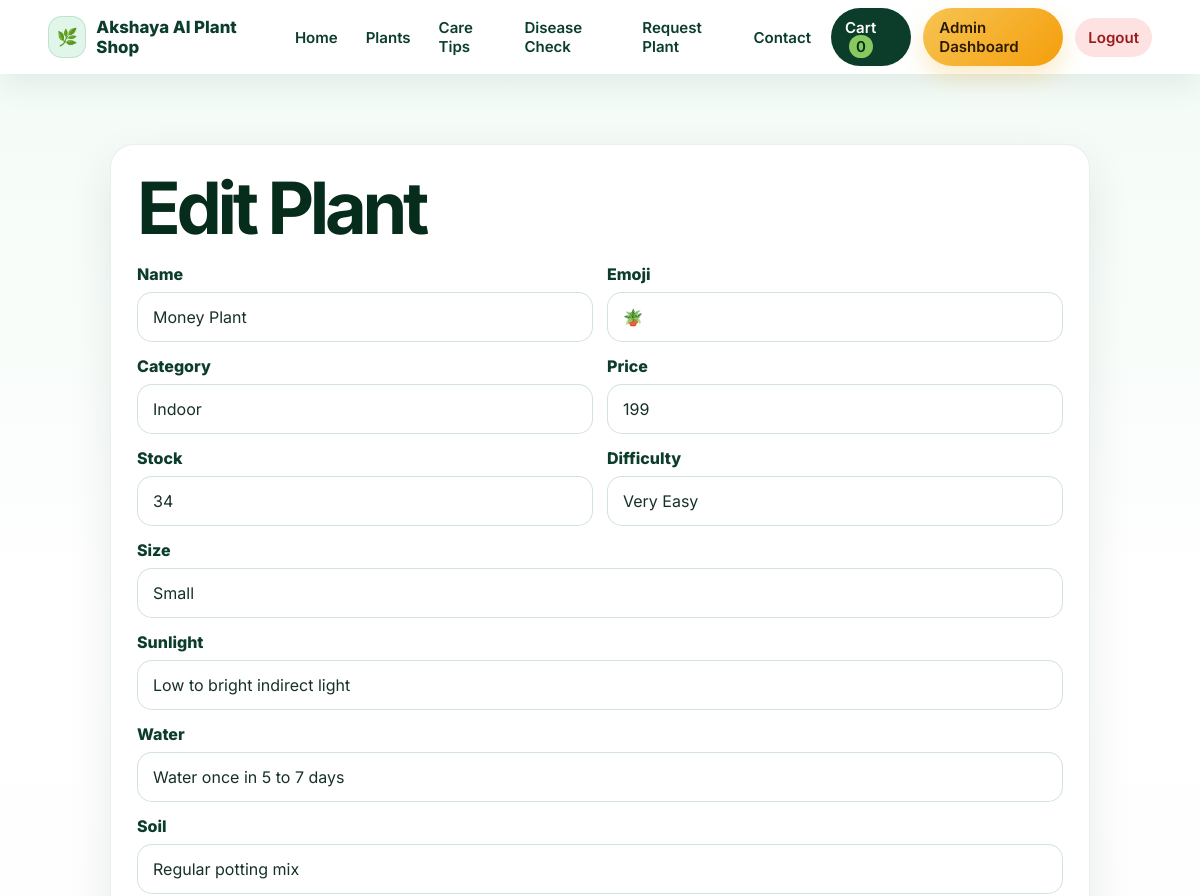
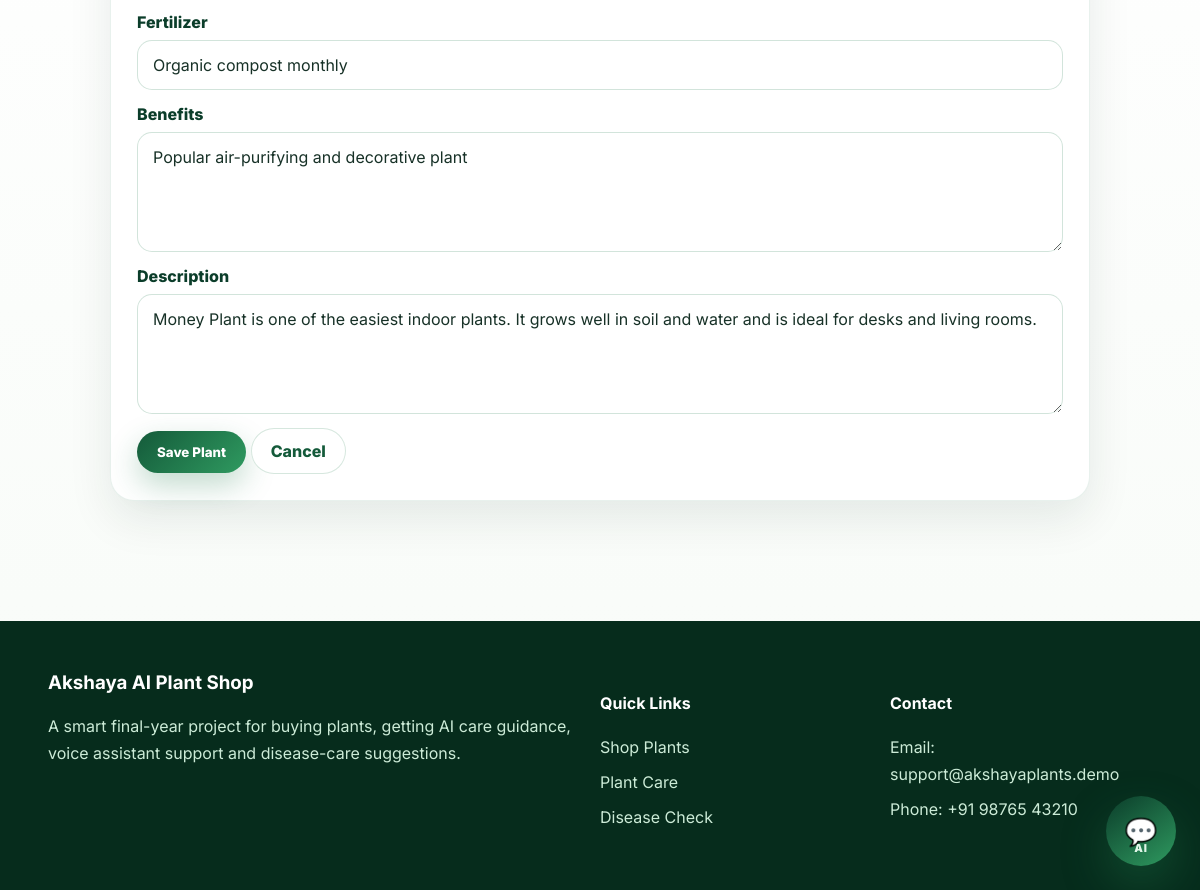
Screenshot of /admin/plant/2/edit (signed in) with the database file from the repository (2 pictures, top to bottom).
### app.py (models this page shows)
class Plant(db.Model):
    id = db.Column(db.Integer, primary_key=True)
    name = db.Column(db.String(120), nullable=False)
    category = db.Column(db.String(80), nullable=False)
    price = db.Column(db.Integer, nullable=False)
    stock = db.Column(db.Integer, nullable=False, default=10)
    sunlight = db.Column(db.String(160), nullable=False)
    water = db.Column(db.String(160), nullable=False)
    soil = db.Column(db.String(160), nullable=False)
    fertilizer = db.Column(db.String(160), nullable=False)
    benefits = db.Column(db.String(400), nullable=False)
    description = db.Column(db.String(700), nullable=False)
    difficulty = db.Column(db.String(40), default="Easy")
    size = db.Column(db.String(60), default="Medium")
    image_emoji = db.Column(db.String(20), default="🌿")
    created_at = db.Column(db.DateTime, default=datetime.utcnow)

### app.py (the view)
@app.route("/admin/plant/<int:id>/edit", methods=["GET", "POST"])
@admin_required
def admin_plant_edit(id):
    plant = Plant.query.get_or_404(id)
    return save_plant(plant)

### app.py (called while the page is built, shortened)
def admin_required(view):
    @wraps(view)
    def wrapped(*args, **kwargs):
        if not session.get("admin_logged_in"):
            flash("Please login to access admin dashboard.", "warning")
            return redirect(url_for("admin_login"))
        return view(*args, **kwargs)
    return wrapped

def save_plant(plant=None):
    if plant is None:
        plant = Plant()
    return render_template("admin_plant_form.html", plant=plant)

### templates/admin_plant_form.html (shortened to what this page needs)
{% extends "base.html" %}
{% block content %}
<section class="container section narrow wide-form">
    <form class="card-panel" method="post">
        <h1>{{ 'Edit Plant' if plant.id else 'Add New Plant' }}</h1>
        <div class="two-col"><label>Name<input name="name" value="{{ plant.name or '' }}" required></label><label>Emoji<input name="image_emoji" value="{{ plant.image_emoji or '🌿' }}"></label></div>
        <div class="two-col"><label>Category<input name="category" value="{{ plant.category or 'Indoor' }}" required></label><label>Price<input type="number" name="price" value="{{ plant.price or '' }}" required></label></div>
        <div class="two-col"><label>Stock<input type="number" name="stock" value="{{ plant.stock or 10 }}"></label><label>Difficulty<input name="difficulty" value="{{ plant.difficulty or 'Easy' }}"></label></div>
        <label>Size<input name="size" value="{{ plant.size or 'Medium' }}"></label>
        <label>Sunlight<input name="sunlight" value="{{ plant.sunlight or '' }}" required></label>
        <label>Water<input name="water" value="{{ plant.water or '' }}" required></label>
        <label>Soil<input name="soil" value="{{ plant.soil or '' }}" required></label>
        <label>Fertilizer<input name="fertilizer" value="{{ plant.fertilizer or '' }}" required></label>
        <label>Benefits<textarea name="benefits" required>{{ plant.benefits or '' }}</textarea></label>
        <label>Description<textarea name="description" required>{{ plant.description or '' }}</textarea></label>
        <button class="btn primary" type="submit">Save Plant</button>
        <a class="btn ghost" href="{{ url_for('admin') }}">Cancel</a>
    </form>
</section>
{% endblock %}

### static/css/style.css (style rules this page uses)
:root { --green-950:#062c1c; --green-900:#0b3d2a; --green-800:#145a3a; --green-700:#1f7a4c; --green-600:#2f9a60; --green-100:#e7f7ed; --green-50:#f2fbf5; --leaf:#87c95f; --mint:#dff6e8; --cream:#fffaf0; --text:#173127; --muted:#65756f; --white:#ffffff; --danger:#b42318; --shadow:0 24px 60px rgba(6,44,28,.12); --radius:24px; }
* { box-sizing:border-box }
html { scroll-behavior:smooth }
body { margin:0; font-family:Inter,Arial,sans-serif; background:linear-gradient(180deg,var(--green-50),#fff 35%,#f7fbf7); color:var(--text); }
a { text-decoration:none;color:inherit }
button,input,textarea,select { font-family:inherit }
.container { width:min(1180px,92%);margin:0 auto }
h1,h2,h3,p { margin-top:0 }
h1 { font-size:clamp(2.4rem,6vw,5.2rem);line-height:1.02;letter-spacing:-.06em;margin-bottom:20px;color:var(--green-950) }
.btn { border:0;display:inline-flex;align-items:center;justify-content:center;gap:8px;padding:13px 20px;border-radius:999px;font-weight:800;cursor:pointer;transition:.2s ease;white-space:nowrap }
.btn.primary { background:linear-gradient(135deg,var(--green-800),var(--green-600));color:white;box-shadow:0 12px 30px rgba(31,122,76,.28) }
.btn.ghost { background:white;color:var(--green-800);box-shadow:inset 0 0 0 1px rgba(31,122,76,.18) }
.section { padding:70px 0 }
input,textarea,select { width:100%;padding:14px 15px;border:1px solid rgba(31,122,76,.2);border-radius:15px;background:white;color:var(--text);outline:none;font-size:1rem }
textarea { min-height:120px;resize:vertical }
label { display:grid;gap:8px;font-weight:800;color:var(--green-900);margin-bottom:14px }
.card-panel { background:white;border-radius:var(--radius);padding:26px;box-shadow:0 18px 45px rgba(6,44,28,.09);border:1px solid rgba(31,122,76,.1) }
.two-col { display:grid;grid-template-columns:1fr 1fr;gap:14px }
.narrow { max-width:780px }
.wide-form { max-width:980px }

### rows the page displays
Plant: name "Money Plant", image_emoji "🪴", category "Indoor", price "199", stock "34", difficulty "Very Easy", size "Small", sunlight "Low to bright indirect light", water "Water once in 5 to 7 days", soil "Regular potting mix", fertilizer "Organic compost monthly", benefits "Popular air-purifying and decorative plant", description "Money Plant is one of the easiest indoor plants. It grows well in soil and water and is ideal for desks and living rooms."

### other values shown
{{ 'Edit Plant' if plant.id else 'Add New Plant' }} "Edit Plant"
